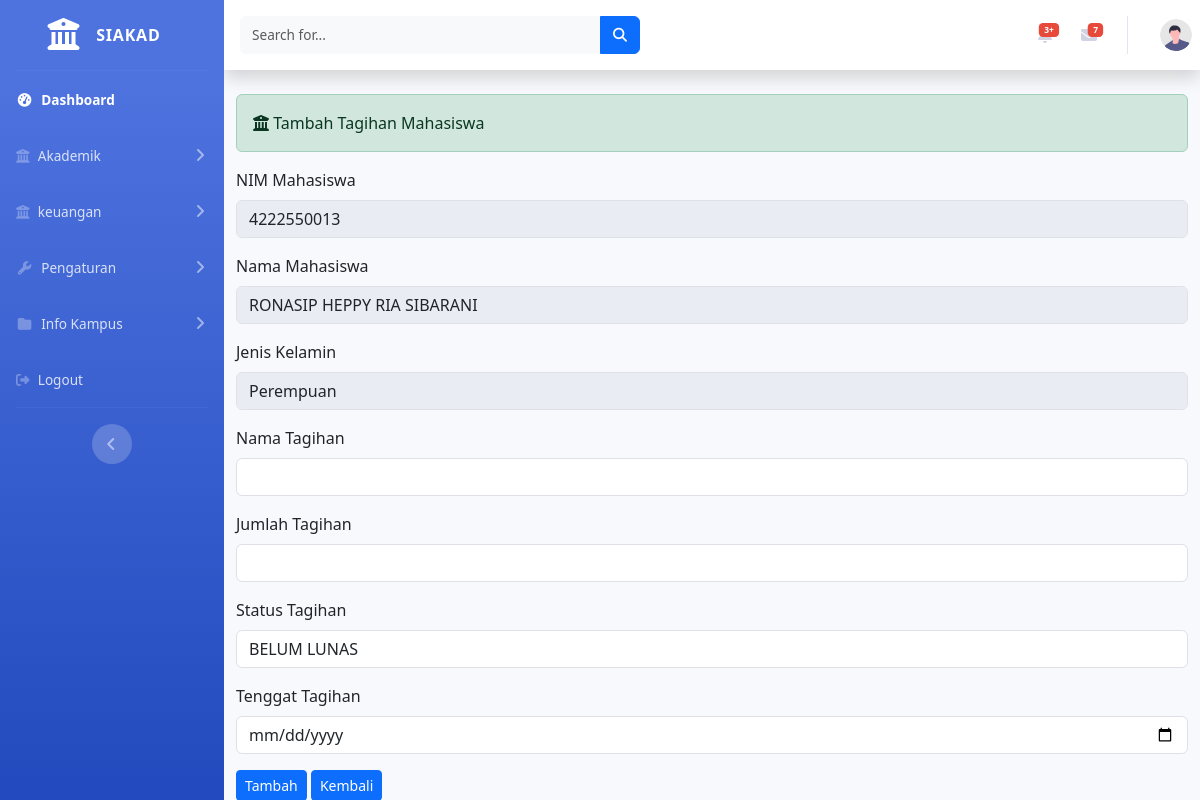
Screenshot of /index.php/administrator/tagihan/tambah_tagihan/2 with the database file from the repository.
### tables this page shows
CREATE TABLE `mahasiswa` (
  `id` int(11) NOT NULL,
  `nim` varchar(15) NOT NULL,
  `nama_lengkap` varchar(255) NOT NULL,
  `alamat` varchar(255) NOT NULL,
  `email` varchar(120) NOT NULL,
  `telepon` varchar(20) NOT NULL,
  `tempat_lahir` varchar(120) NOT NULL,
  `tanggal_lahir` date NOT NULL,
  `jenis_kelamin` varchar(120) NOT NULL,
  `nama_prodi` varchar(120) NOT NULL,
  `photo` varchar(255) NOT NULL
);

### application/controllers/administrator/tagihan.php (called while the page is built, shortened)
        <?php
        class Tagihan extends CI_Controller{
            public function tambah_tagihan($id){
                $data['mahasiswa'] = $this->db->query("select * from mahasiswa mhs, prodi prd where mhs.nama_prodi=prd.nama_prodi and mhs.id='$id'")->result();
                $data['prodi'] = $this->matakuliah_model->tampil_data('prodi')->result();
                $data['detail'] = $this->mahasiswa_model->ambil_id_mahasiswa($id);
                $data_admin = $this->getAdminData();
                $this->load->view('templates_administrator/header');
                $this->load->view('templates_administrator/sidebar',$data_admin);
                $this->load->view('administrator/form_Tagihan', $data);
                $this->load->view('templates_administrator/footer');
            }
            private function getAdminData() {
                $dataa = $this->user_model->ambil_data($this->session->userdata('username'));
                return array(
                    'username' => $dataa->username,
                    'level' => $dataa->level,
                );
            }
    }
?>

### index.php (called while the page is built, shortened)
<?php
require_once BASEPATH.'core/CodeIgniter.php';

### application/views/administrator/form_tagihan.php (the view, shortened to what this page needs)
<div class="container-fluid">
<div class="alert alert-success" role="alert">
<i class="fa-solid fa-university"></i> Tambah Tagihan Mahasiswa
</div>
<?php foreach($mahasiswa as $mhs) : ?>
<?php echo form_open_multipart('administrator/tagihan/tambah_tagihan_aksi')?>
<div class="form-group">
    <label for="">NIM Mahasiswa</label>
    <input type="text" name="nim" class="form-control" id="" readonly value="<?php echo $mhs->nim  ?>">
</div>
<div class="form-group">
    <label for="">Nama Mahasiswa</label>
    <input type="text" name="nama_lengkap" class="form-control" readonly id="" value="<?php echo $mhs->nama_lengkap  ?>">
</div>
<div class="form-group">
    <label for="">Jenis Kelamin</label>
    <input type="text" name="jenis_kelamin" readonly class="form-control" id="" value="<?php echo $mhs->jenis_kelamin  ?>">
</div>
<div class="form-group">
    <label for="">Nama Tagihan</label>
    <input type="text" name="nama_tagihan" class="form-control" id="">
</div>
<div class="form-group">
    <label for="">Jumlah Tagihan</label>
    <input type="text" name="jumlah_tagihan" class="form-control" id="">
</div>
<div class="form-group">
<label for="">Status Tagihan</label>
    <select name="status_tagihan" class="form-control">
        <option value="BELUM LUNAS">BELUM LUNAS</option>
    </select>
</div>
<div class="form-group">
    <label for="">Tenggat Tagihan</label>
    <input type="date" name="tenggat_tagihan" class="form-control">
</div>
<button type="submit" class="btn btn-sm btn-primary">Tambah</button>
<?php echo anchor('administrator/tagihan', '<div class="btn btn-sm btn-primary">Kembali</div>') ?>
<?php endforeach; ?>
</div>

### rows the page displays
mahasiswa: nim "4222550013", nama_lengkap "RONASIP HEPPY RIA SIBARANI", jenis_kelamin "Perempuan"
